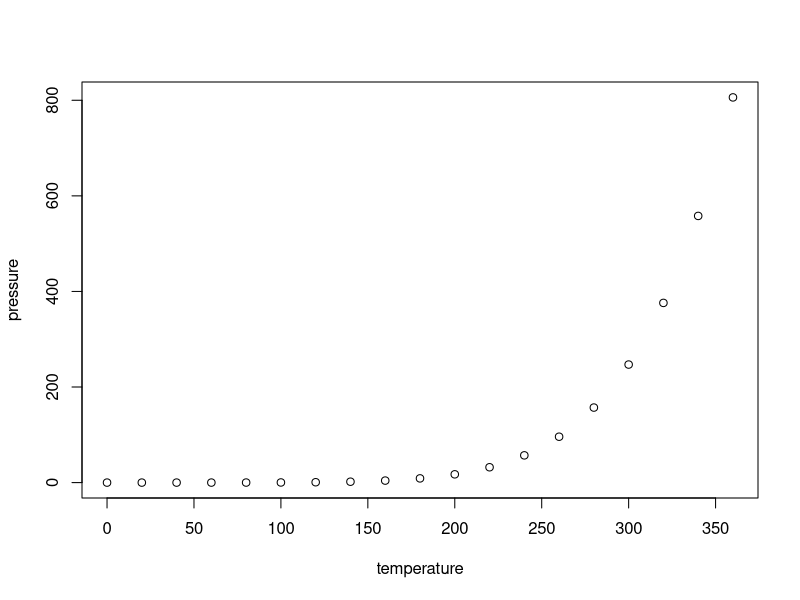
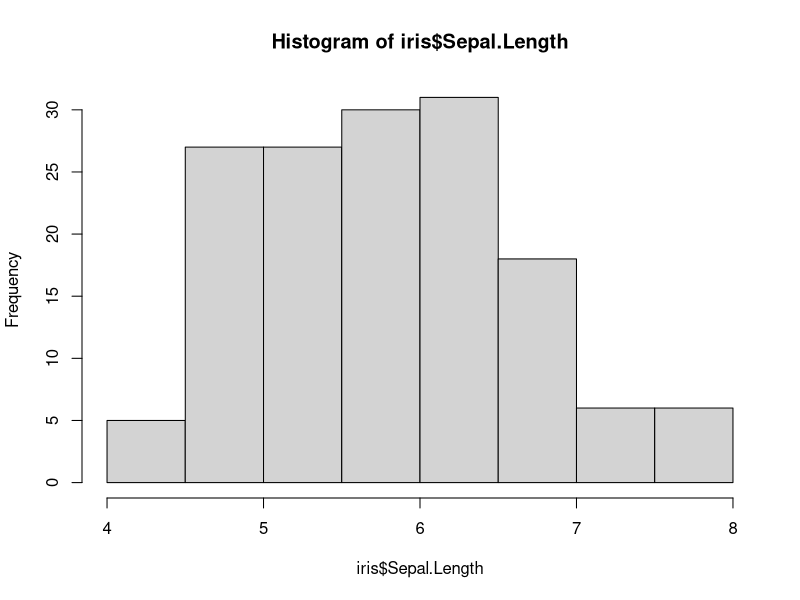

Generate these figures, in order, with R:
## ---- chunk 1
knitr::opts_chunk$set(echo = TRUE)
## ---- chunk 2
summary(cars)
## ---- chunk 3
plot(pressure)
## ---- chunk 4
str(iris)
summary(iris)
## ---- chunk 5
median(iris$Petal.Width)
## ---- chunk 6
hist(iris$Sepal.Length)
